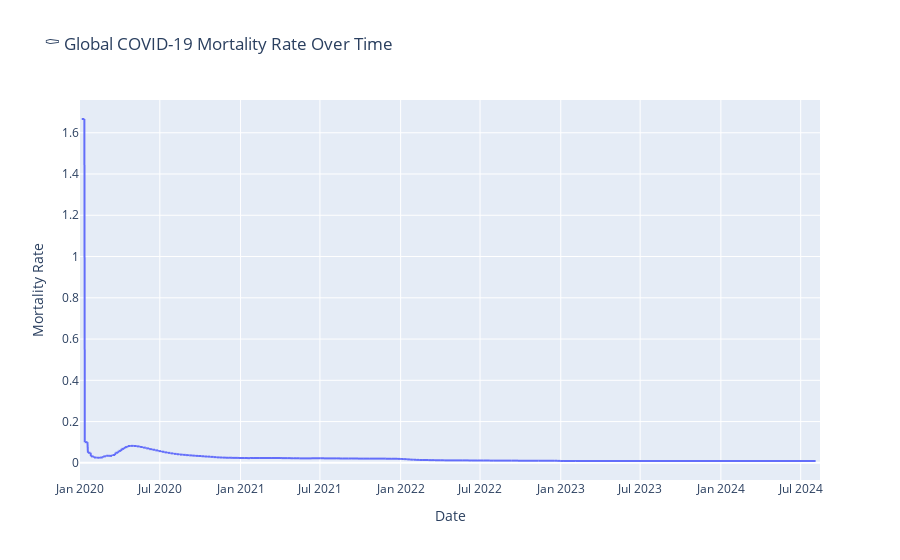

The notebook cell saved with this chart:
### Code cell
#5️⃣ Mortality rate trend over time
# Mortality rate: deaths / cases
daily_global = df.groupby('date')[['total_deaths', 'total_cases']].sum().reset_index()
daily_global['mortality_rate'] = daily_global['total_deaths'] / daily_global['total_cases']

fig = px.line(daily_global,
              x='date',
              y='mortality_rate',
              title='⚰️ Global COVID-19 Mortality Rate Over Time',
              labels={'mortality_rate': 'Mortality Rate', 'date': 'Date'})

fig.show()

### Figure 1 — Plotly figure (JSON) as saved in the notebook; plotly's stock layout.template omitted (floating-point values rounded to 4 significant figures; data arrays with more than 128 entries replaced by an {"elided": "..."} marker saying what was removed)
{"data": [{"hovertemplate": "Date=%{x}<br>Mortality Rate=%{y}<extra></extra>", "legendgroup": "", "line": {"color": "#636efa", "dash": "solid"}, "marker": {"symbol": "circle"}, "mode": "lines", "name": "", "showlegend": false, "type": "scattergl", "x": {"elided": "1688 str values"}, "xaxis": "x", "y": {"elided": "1688 float values"}, "yaxis": "y"}], "layout": {"legend": {"tracegroupgap": 0}, "title": {"text": "⚰️ Global COVID-19 Mortality Rate Over Time"}, "xaxis": {"anchor": "y", "domain": [0, 1], "title": {"text": "Date"}}, "yaxis": {"anchor": "x", "domain": [0, 1], "title": {"text": "Mortality Rate"}}}}
